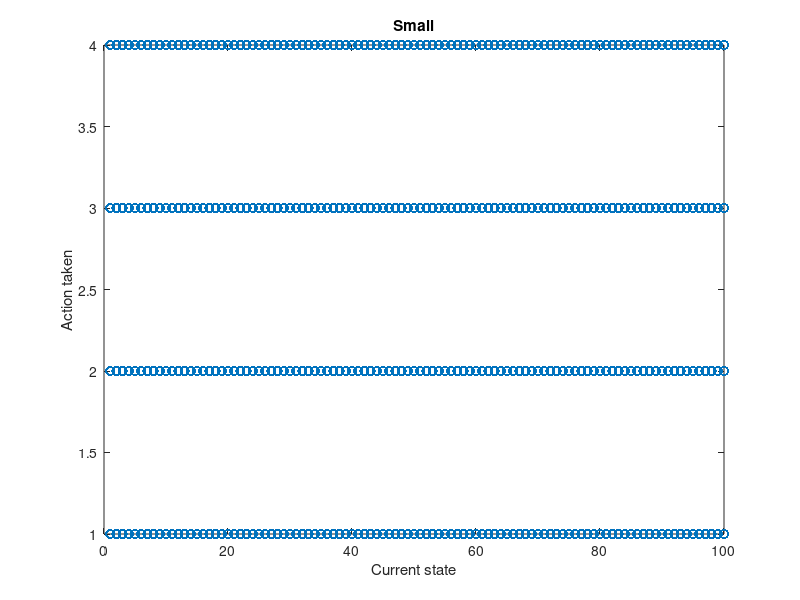
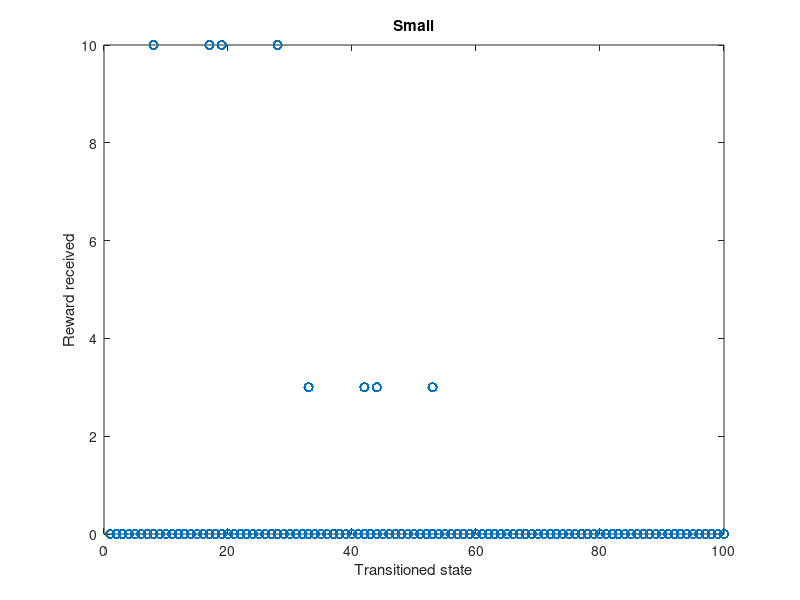
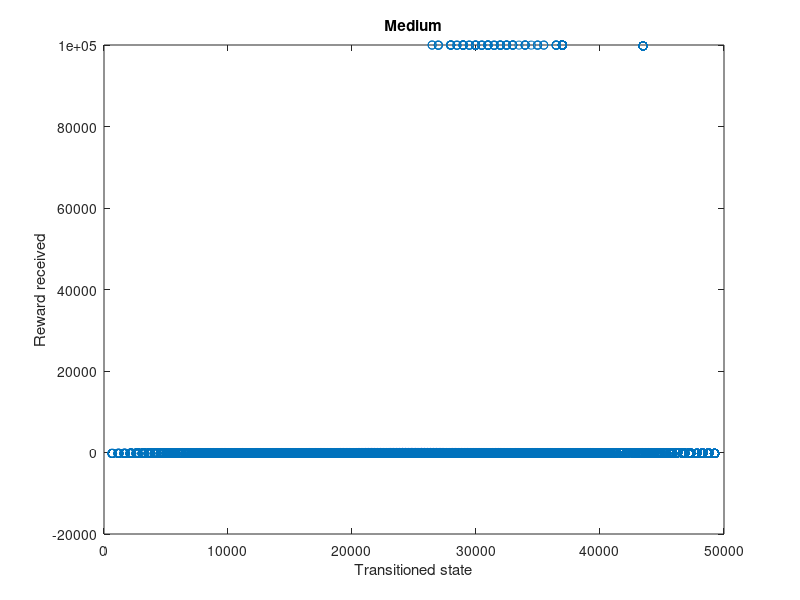
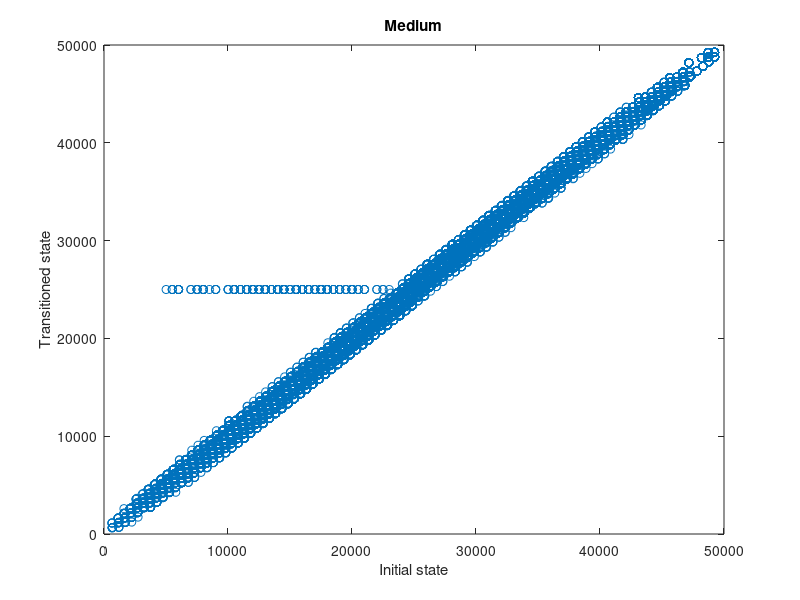

Write MATLAB code to recreate these figures, in order.
%% AA 228 Project 2 
% Somrita Banerjee
clc
clear all
close all
small_data = csvread('small.csv',1,0);
medium_data = csvread('medium.csv',1,0);
large_data = csvread('large.csv',1,0);
figure
plot(small_data(:,1),small_data(:,2),'o')
title('Small')
xlabel('Current state');
ylabel('Action taken');
figure
plot(small_data(:,4),small_data(:,3),'o')
title('Small')
xlabel('Transitioned state');
ylabel('Reward received');

%% Medium
figure
plot(medium_data(:,4),medium_data(:,3),'o')
title('Medium')
xlabel('Transitioned state');
ylabel('Reward received');
figure
plot(medium_data(:,1),medium_data(:,4),'o')
title('Medium')
ylabel('Transitioned state');
xlabel('Initial state');
figure
plot(medium_data(:,1),medium_data(:,4),'o')
title('Medium')
ylabel('Transitioned state');
xlabel('Initial state');
ylim([2*10^4 3*10^4])

figure
ind=find(medium_data(:,3)>0)
plot(medium_data(ind,4),medium_data(ind,3),'o')
title('Medium')
xlabel('Transitioned state');
ylabel('Reward received');

figure
ind=find(medium_data(:,3)>0)
plot(medium_data(ind,1),medium_data(ind,4),'o')
title('Medium')
xlabel('Initial state');
ylabel('Transitioned state');

unique_final_states_medium=unique(medium_data(:,4));
% Only 500 unique final states!
unique_initial_states_medium=unique(medium_data(:,1));

%% Large
s=large_data(:,1);
a=large_data(:,2);
r=large_data(:,3);
sp=large_data(:,4);
figure
plot(sp,r,'o')
title('Large')
xlabel('Transitioned state');
ylabel('Reward received');

unique_final_states=unique(sp);
% Only 500 unique final states!
unique_initial_states=unique(s);
% The same 500 unique initial states! 
dictionary=[(1:500)',unique_initial_states];
final_states_new_numbering=zeros(length(large_data),1);
initial_states_new_numbering=zeros(length(large_data),1);
for i=1:length(large_data)
    final_states_new_numbering(i) = find(unique_final_states==sp(i));
    initial_states_new_numbering(i) = find(unique_initial_states==s(i));
end
R=large_data(:,3);
figure
plot(final_states_new_numbering,R,'o')
title('Large')
xlabel('Transitioned state');
ylabel('Reward received');
ind_greater_than_20_reward=find(R>20);
statesWithG20RewardON=unique(sp(ind_greater_than_20_reward));
% [150211;150413;151203]
statesWithG20RewardNN=unique(final_states_new_numbering(ind_greater_than_20_reward));
% Only 16, 38, 63
rewardsG20= unique(R(ind_greater_than_20_reward));
% Only 100 (at 16) , 200 (at 38, 63)
figure
plot(final_states_new_numbering(ind_greater_than_20_reward),R(ind_greater_than_20_reward),'o')
title('Large - only if reward > 20')
xlabel('Transitioned state (new numbering)');
ylabel('Reward received');
ylim([0 210])
text(16+1,100,'sp=16, r=100')
text(38+1,200,'sp=38, r=200')
text(63-8,200-8,'sp=63, r=200')
figure
plot(sp(ind_greater_than_20_reward),R(ind_greater_than_20_reward),'o')
title('Large - only if reward > 20')
xlabel('Transitioned state');
ylabel('Reward received');
ylim([0 210])
text(150211+50,100,'sp=150211, r=100')
text(150413+50,200,'sp=150413, r=200')
text(151203-200,200-8,'sp=151203, r=200')

ind_greater_than_0_reward=find(R>0);
finalStatesWithG0RewardON=unique(sp(ind_greater_than_0_reward));
% 11 states [150211;150413;151203;230402;231014;270203;271310;290213;291112;300311;301103]
finalStatesWithG0RewardNN=unique(final_states_new_numbering(ind_greater_than_0_reward));
% Only [16;38;63;132;149;213;275;318;357;426;453]
rewardsG0= unique(R(ind_greater_than_0_reward));
% Only 5, 10, 100, 200
figure
plot(final_states_new_numbering(ind_greater_than_0_reward),R(ind_greater_than_0_reward),'o')
title('Large - only if reward > 0')
xlabel('Transitioned state (new numbering)');
ylabel('Reward received');
ylim([0 230])
text(16+10,100,'sp=16, r=100')
text(38-20,200+10,'sp=38, r=200')
text(63,200-10,'sp=63, r=200')
figure
plot(initial_states_new_numbering(ind_greater_than_0_reward),R(ind_greater_than_0_reward),'o')
title('Large - only if reward > 0')
xlabel('Initial state (new numbering)');
ylabel('Reward received');
ylim([0 230])

% figure 
% plot(s,a,sp)
figure
plot(s,sp,'o')
title('Large')
ylabel('Transitioned state s''');
xlabel('Current state s');
figure
plot(initial_states_new_numbering,final_states_new_numbering,'o')
title('Large')
ylabel('Transitioned state s'' (new numbering)');
xlabel('Current state s (new numbering)');

figure
for actionIdx=1:9
    indices=find(a==actionIdx);
    subplot(3,3,actionIdx); 
    plot(initial_states_new_numbering(indices),final_states_new_numbering(indices),'o');
    title(['action = ',num2str(actionIdx)]);
    ylabel('s''');
    xlabel('s');
    xlim([0 550]);
    ylim([0 550]);
end

figure
for actionIdx=1:9
    indices=find(a==actionIdx);
    subplot(3,3,actionIdx); 
    plot(initial_states_new_numbering(indices),r(indices),'o');
    title(['action = ',num2str(actionIdx)]);
    ylabel('reward');
    xlabel('s');
    xlim([0 550]);
%     ylim([0 550]);
end

%% Actions analysis
for actionIdx=1:9
    lower=90;
    upper=110;
    m=initial_states_new_numbering;
    indices=find((not(abs(sign(sign(lower-m)+sign(upper-m))))+ (a==actionIdx))>1);
    subplot(3,3,actionIdx); 
    plot(initial_states_new_numbering(indices),final_states_new_numbering(indices),'o');
    title(['action = ',num2str(actionIdx)]);
    ylabel('s''');
    xlabel('s');
    xlim([lower-10 upper+10]);
    ylim([lower-10 upper+10]);
end

figure
for actionIdx=1:9
    lower=50;
    upper=200;
    m=initial_states_new_numbering;
    indices=find((not(abs(sign(sign(lower-m)+sign(upper-m))))+ (a==actionIdx))>1);
    subplot(3,3,actionIdx); 
    plot(initial_states_new_numbering(indices),final_states_new_numbering(indices),'o');
    title(['action = ',num2str(actionIdx)]);
    ylabel('s''');
    xlabel('s');
    xlim([lower-10 upper+10]);
    ylim([lower-10 upper+10]);
end

%% others

figure
for actionIdx=1:9
    m=initial_states_new_numbering;
    indices=find((not(abs(sign(sign(90-m)+sign(110-m))))+ (a==actionIdx))>1);
    subplot(3,3,actionIdx); 
    plot(initial_states_new_numbering(indices),r(indices),'o');
    title(['action = ',num2str(actionIdx)]);
    ylabel('reward');
    xlabel('s');
%     xlim([0 550]);
%     ylim([0 550]);
end


figure
plot(initial_states_new_numbering(ind_greater_than_20_reward),final_states_new_numbering(ind_greater_than_20_reward),'o')
hold on
plot([1:100],[1:100],'--')
title('Transitions leading to r>20')
ylabel('s''');
xlabel('s');

figure
plot(initial_states_new_numbering(ind_greater_than_20_reward),a(ind_greater_than_20_reward),'o')
title('Actions leading to r>20')
ylabel('a');
xlabel('s');

MatrixG20NN=[initial_states_new_numbering(ind_greater_than_20_reward) a(ind_greater_than_20_reward) r(ind_greater_than_20_reward) final_states_new_numbering(ind_greater_than_20_reward)];
unique(MatrixG20NN,'rows')
MatrixG20ON=[s(ind_greater_than_20_reward) a(ind_greater_than_20_reward) r(ind_greater_than_20_reward) sp(ind_greater_than_20_reward)];
unique(MatrixG20ON,'rows')

% ind=find(initial_states_new_numbering>=90 && initial_states_new_numbering<=110)
m=initial_states_new_numbering;
ind=find((not(abs(sign(sign(90-m)+sign(110-m))))+ (a==4))>1);
MatrixCloseTo100NN=[initial_states_new_numbering(ind) a(ind) r(ind) final_states_new_numbering(ind)];
figure
plot(MatrixCloseTo100NN(:,1),MatrixCloseTo100NN(:,4),'o')
hold on
plot([90:110],[90:110],'--');
plot([90:110],[100:120],'--');
title('Behavior near 100 for a==4');

ind=find((not(abs(sign(sign(90-m)+sign(110-m))))+ (a==3))>1);
MatrixCloseTo100NN=[initial_states_new_numbering(ind) a(ind) r(ind) final_states_new_numbering(ind)];
figure
plot(MatrixCloseTo100NN(:,1),MatrixCloseTo100NN(:,4),'o')
hold on
plot([90:110],[90:110],'--'); %sp=s
plot([90:110],[80:100],'--'); %sp=s-10
title('Behavior near 100 for a==3');

% Policy:
% For the 312020 - 500 states, just set action to any one of 5-9 doesn't
% matter. Let's just say we set all of them to 9. 
% for the 500 that we do see, 
% (s,9) for all s not in unique_final_states
% If we're in the states with 200 reward, stay there! Set action to 1.
% (150413,1)
% (151203,1)
% At 150211, reward is 100. 
